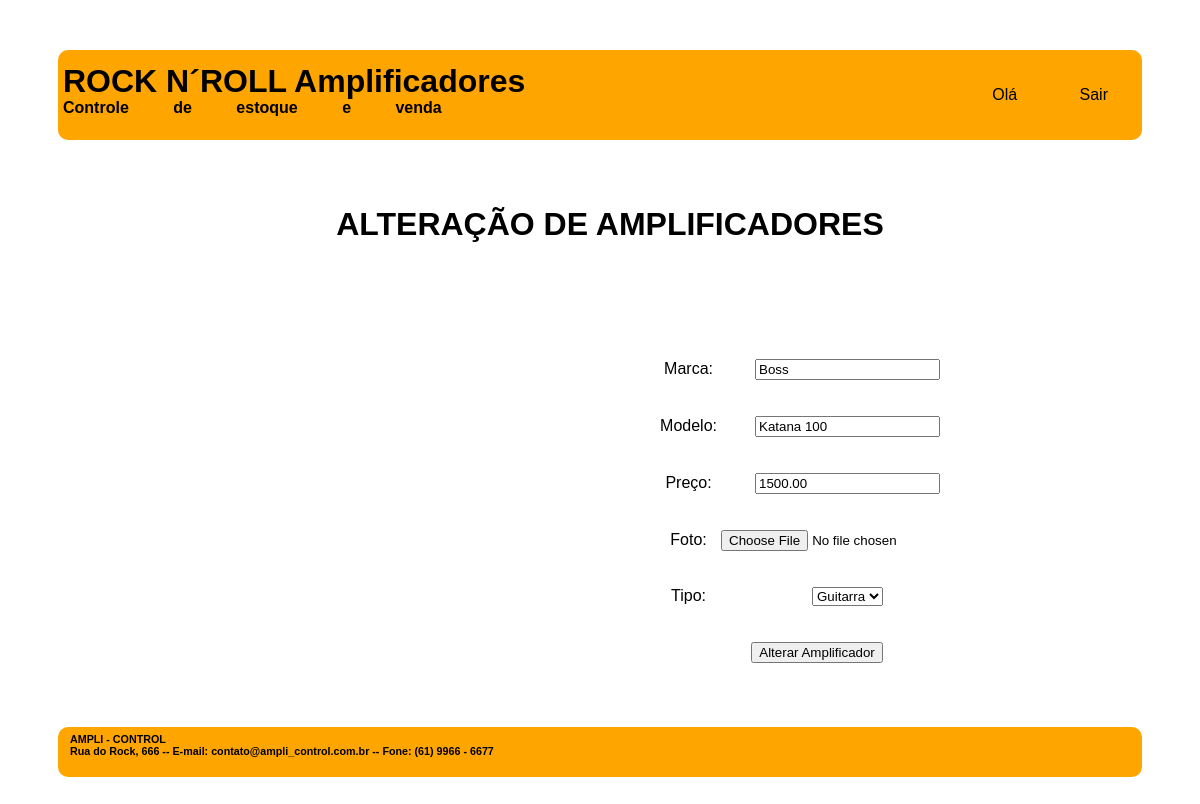
Page /altera_amp.php?codigo=5 on the committed database.
### tables this page shows
CREATE TABLE `amplificadores` (
  `COD_AMP` int(11) NOT NULL,
  `TIPO_AMP` varchar(45) NOT NULL,
  `MARCA_AMP` varchar(45) NOT NULL,
  `MODELO_AMP` varchar(45) NOT NULL,
  `PRECO_AMP` decimal(10,2) NOT NULL,
  `FOTO_AMP` varchar(100) NOT NULL,
  `FILA_COMPRA_AMP` char(1) NOT NULL DEFAULT 'N',
  `VENDAS_COD_VEN` int(11) DEFAULT NULL
);

### altera_amp.php (the view, shortened to what this page needs)
<!DOCTYPE html>
<html>
    <head>
        <link rel="stylesheet" type="text/css" href="css/layout.css">
		<link rel="stylesheet" type="text/css" href="css/menu.css">
    </head>
    <body>
        <div id="principal">
			<div id="topo">
				<div id="logo">
					<h1> ROCK N´ROLL Amplificadores </h1>
					<h4> Controle de estoque e venda </h4>
				</div>
				<div class="menu_global">
					<ul>
                        <li> Olá <?php include "valida_login.php";?></li>
						<li><a href="logout.php" class="active">Sair</a></li>
                    </ul>
				</div>
			</div>
			<div id="conteudo_especifico">
				<div class="div_central centralizar">
					<h1> ALTERAÇÃO DE AMPLIFICADORES </h1>
				</div>
				<div id="funcionalidade" class="div_direita">
					<?php
						$conectar = mysqli_connect ("localhost", "root", "", "sistema_modelo");
						$cod = $_GET["codigo"];
						$sql_pesquisa = "SELECT  cod_amp, marca_amp, modelo_amp, tipo_amp, preco_amp, foto_amp
										FROM amplificadores
										 WHERE cod_amp = '$cod'";
						$resultado_pesquisa = mysqli_query ($conectar, $sql_pesquisa);
						$registro = mysqli_fetch_row($resultado_pesquisa);
					?>
					<form method="post" action="processa_altera_amp.php">
						<table class="centralizar">
							<tr>
								<td>
									<p> Marca: </p>
								</td>
								<td>
									<p> <input type="text" name="marca" required value="<?php echo "$registro[1]"; ?>" > </p>
								</td>
							</tr>
							<tr>
								<td>
									<p> Modelo: </p>
								</td>
								<td>
									<p> <input type="text" name="modelo" required value="<?php echo "$registro[2]"; ?>"> </p>
								</td>
							</tr>
							<tr>
								<td>
									<p> Preço: </p>
								</td>
								<td>
									<p> <input type="text" name="preco" required value="<?php echo "$registro[4]"; ?>"> </p>
								</td>
							</tr>
							<tr>
								<td>
									<p> Foto: </p>
								</td>
								<td>
									<p> <input type="file" name = "foto"> </p>
								</td>
							</tr>
							<tr>
								<td>
									<p> Tipo:  </p>
								</td>
								<td>
									<p>
										<select name="tipo">
											<option value="guitarra"
												<?php
														if ($registro[3] == "guitarra") {
															echo "selected";
														}
													?>
												> Guitarra </option>
										</select>
									</p>
								</td>
							</tr>
							<tr>
								<td colspan="2">
									<p> <input type="submit" value="Alterar Amplificador"> </p>
								</td>
							</tr>
						</table>
					</form>
				</div>
			</div>
			<div id="rodape">
				<div id="texto_institucional">
					<div id="texto_institucional">
						<h6> AMPLI - CONTROL </h6>
						<h6> Rua do Rock, 666 -- E-mail: contato@ampli_control.com.br -- Fone: (61) 9966 - 6677 </h6>
					</div>
				</div>
		</div>
    </body>
</html>

### css/layout.css (style rules this page uses)
#topo { padding: 5px; display: grid; grid-template-columns: auto auto; margin: 0px auto 20px auto; grid-gap: 5px; border-radius: 10px; background-color: orange; color: black; justify-content: space-between; }
#logo h1 { line-height: 10px; word-spacing: 0px; }
#logo h4 { line-height: 0px; word-spacing: 40px; }
#conteudo_especifico { padding: 5px; display: grid; grid-template-columns: 50% 50%; margin: 0px auto 5px auto; grid-gap: 20px; }
.div_direita { margin: 15px 150px auto auto; }
.div_central { margin: auto 150px auto 150px; grid-column-start: 1; grid-column-end: 3; }
#rodape { padding: 0px; display: grid; grid-template-columns: auto auto; grid-template-rows: 50px; margin: 20px auto 0px auto; grid-gap: 5px; border-radius: 10px; background-color: orange; color: black; justify-content: space-between; }
#rodape h6 { line-height: 0px; word-spacing: 0px; margin: 12px auto 12px 12px; }
.centralizar { text-align: center; padding: 20px 30px 20px 30px; }

### css/menu.css (style rules this page uses)
.menu_global a { text-decoration: none; color: black; }

### rows in the picture
amplificadores: marca "Boss", modelo "Katana 100", preco "1500.00", tipo "Guitarra"
